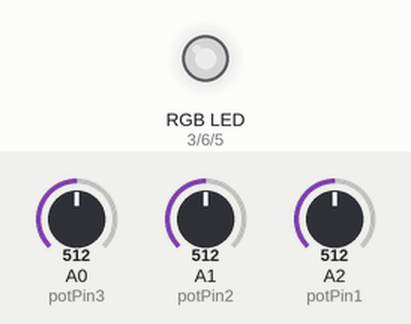
A sketch run on a simulated Arduino Uno, built with avr-gcc and run on an emulated ATmega328P. On the bench: an RGB LED mixed from three pins (HIGH = lit). The test bench sets the inputs (shaded band); at power-on: A0 (potPin3) = 512, A1 (potPin2) = 512, A2 (potPin1) = 512. Dim RGB values are drawn brighter than linear.

Above: at 1.2 s.
1.3 s: A0 (potPin3) set to 306
At 2.1 s:
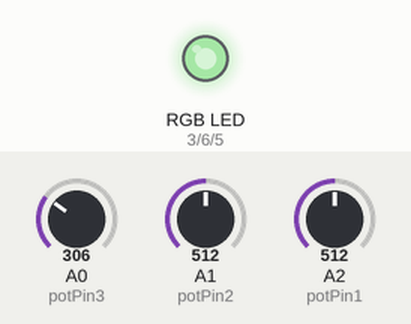
2.8 s: A1 (potPin2) set to 306
At 3.4 s:
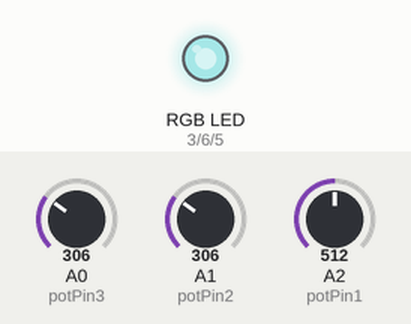
4.3 s: A2 (potPin1) set to 306
At 4.6 s:
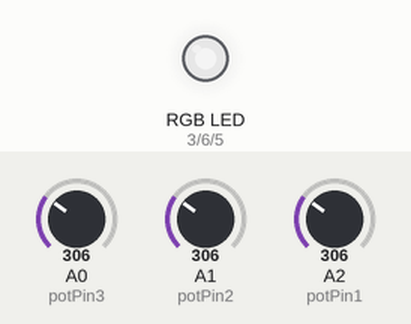
5.8 s: A0 (potPin3) set to 122
At 6.6 s:
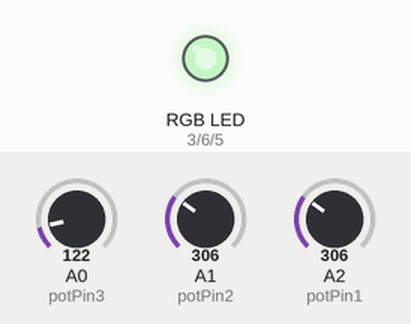
7.3 s: A1 (potPin2) set to 122
At 7.9 s:
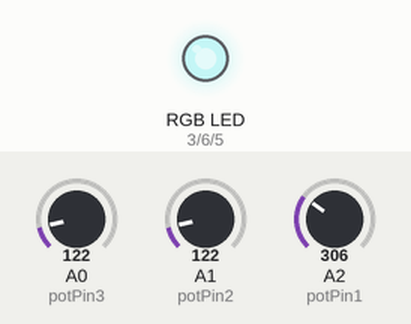
8.8 s: A2 (potPin1) set to 122
At 9.1 s:
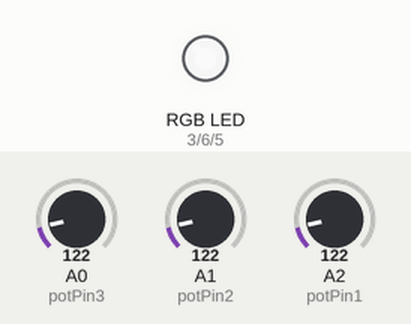
Timing chart, 0 to 11.3 s (numbered marks = the images above; inputs shaded):
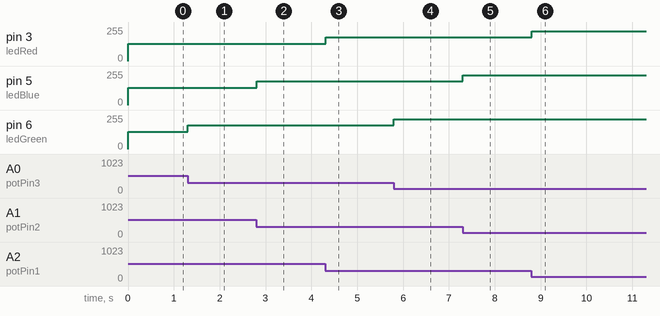

The sketch:

Curso_Arduino.ino
```cpp
int ledRed = 3;
int ledGreen = 6;
int ledBlue = 5;

int potPin1 = A2;
int potPin2 = A1;
int potPin3 = A0;

int potValue1 = 0;
int potValue2 = 0;
int potValue3 = 0;

int colorRed = 0;
int colorGreen = 0;
int colorBlue = 0;

void setup() {

}

void loop() {
  // put your main code here, to run repeatedly:
  potValue1 = analogRead(potPin1);
  potValue2 = analogRead(potPin2);
  potValue3 = analogRead(potPin3);

  colorRed = map(potValue1, 0, 1023, 0, 255);
  colorBlue = map(potValue2, 0, 1023, 0, 255);
  colorGreen = map(potValue3, 0, 1023, 0, 255);

  colorLed(colorRed, colorBlue, colorGreen);

  delay(10);

}

void colorLed(int red, int blue, int green) {
  analogWrite(ledRed, 255-red);
  analogWrite(ledBlue, 255-blue);
  analogWrite(ledGreen, 255-green);
}
```

Measured:
- after the input at 1.3 s, pin 6 (ledGreen): 128/255 → 179/255 at once
- after the input at 2.8 s, pin 5 (ledBlue): 128/255 → 179/255 at once
- after the input at 4.3 s, pin 3 (ledRed): 128/255 → 179/255 at once
- after the input at 5.8 s, pin 6 (ledGreen): 179/255 → 225/255 at once
- after the input at 7.3 s, pin 5 (ledBlue): 179/255 → 225/255 at once
- after the input at 8.8 s, pin 3 (ledRed): 179/255 → 225/255 at once
